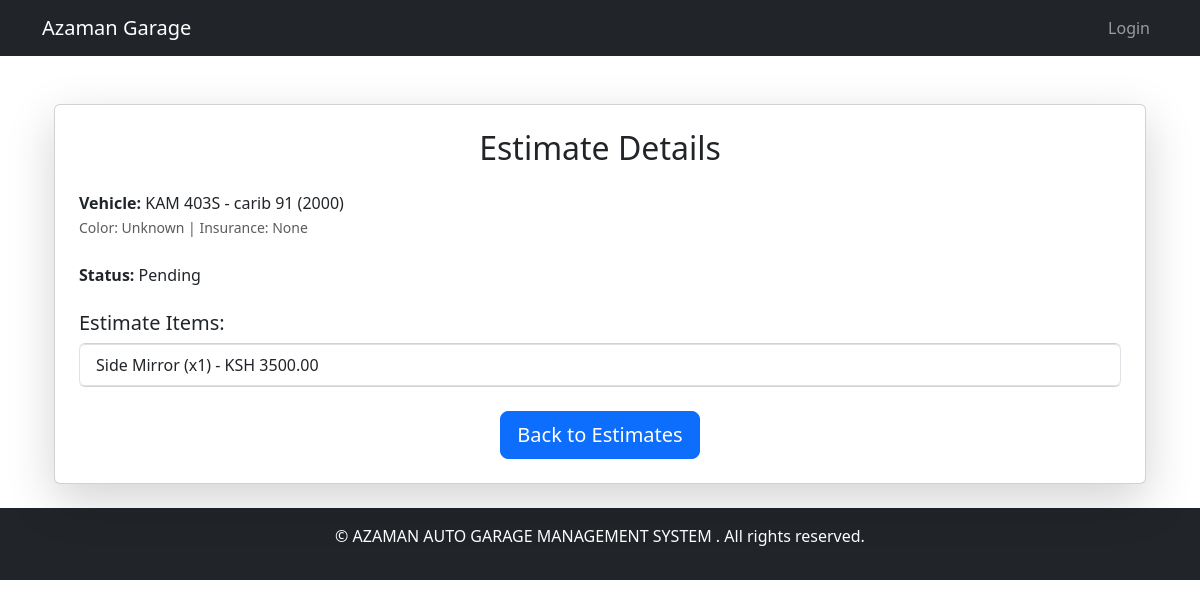
The page /billing/estimates/1/ on the database its author committed.
### billing/models.py (models this page shows, shortened)
class Estimate(models.Model):
    customer = models.ForeignKey(CustomUser, on_delete=models.CASCADE, related_name="estimates", default=None)
    vehicle = models.ForeignKey("Vehicle", on_delete=models.CASCADE, related_name="estimates", default=None)
    created_at = models.DateTimeField(auto_now_add=True)
    status = models.CharField(
        max_length=20,
        choices=[("Pending", "Pending"), ("Approved", "Approved"), ("Rejected", "Rejected")],
        default="Pending"
    )

class Vehicle(models.Model):
    customer = models.ForeignKey(Customer, on_delete=models.CASCADE)
    make = models.CharField(max_length=50)
    model = models.CharField(max_length=50)
    registration_number = models.CharField(max_length=20, unique=True)
    year = models.PositiveIntegerField()
    color = models.CharField(max_length=50, default="Unknown")
    insurance_company = models.CharField(max_length=100, null=True)

class EstimateItem(models.Model):
    estimate = models.ForeignKey(Estimate, on_delete=models.CASCADE, related_name="items")
    part_name = models.CharField(max_length=100)
    quantity = models.PositiveIntegerField()
    unit_price = models.DecimalField(max_digits=10, decimal_places=2)
    @property
    def total_price(self):
        return self.quantity * self.unit_price

### billing/views.py (the view)
# urls.py: path('estimates/<int:id>/', estimate_detail, name='estimate_detail'),
def estimate_detail(request, id):
    estimate = get_object_or_404(Estimate, id=id)
    return render(request, 'billing/estimate_detail.html', {'estimate': estimate})

### billing/templates/billing/estimate_detail.html
{% extends "base.html" %}
{% block content %}
<div class="container mt-5">
    <div class="card shadow-lg p-4">
        <h2 class="text-center mb-4">Estimate Details</h2>
        <div class="mb-4">
            <strong>Vehicle:</strong> {{ estimate.vehicle.registration_number }} - {{ estimate.vehicle.model }} ({{ estimate.vehicle.year }})
            <br>
            <small class="text-muted">Color: {{ estimate.vehicle.color }} | Insurance: {{ estimate.vehicle.insurance_company }}</small>
        </div>
        <div class="mb-4">
            <strong>Status:</strong> {{ estimate.status }}
        </div>
        <h5>Estimate Items:</h5>
        <ul class="list-group">
            {% for item in estimate.items.all %}
            <li class="list-group-item">
                {{ item.part_name }} (x{{ item.quantity }}) - KSH {{ item.total_price }}
            </li>
            {% endfor %}
        </ul>
        <div class="mt-4 text-center">
            <a href="{% url 'view_estimates' %}" class="btn btn-primary btn-lg">Back to Estimates</a>
        </div>
    </div>
</div>
{% endblock %}

### rows shown on the page
Estimate: vehicle.registration_number "KAM 403S", vehicle.model "carib 91", vehicle.year "2000", vehicle.color "Unknown", vehicle.insurance_company "None", status "Pending"
EstimateItem: part_name "Side Mirror", quantity "1", total_price "3500.00"
